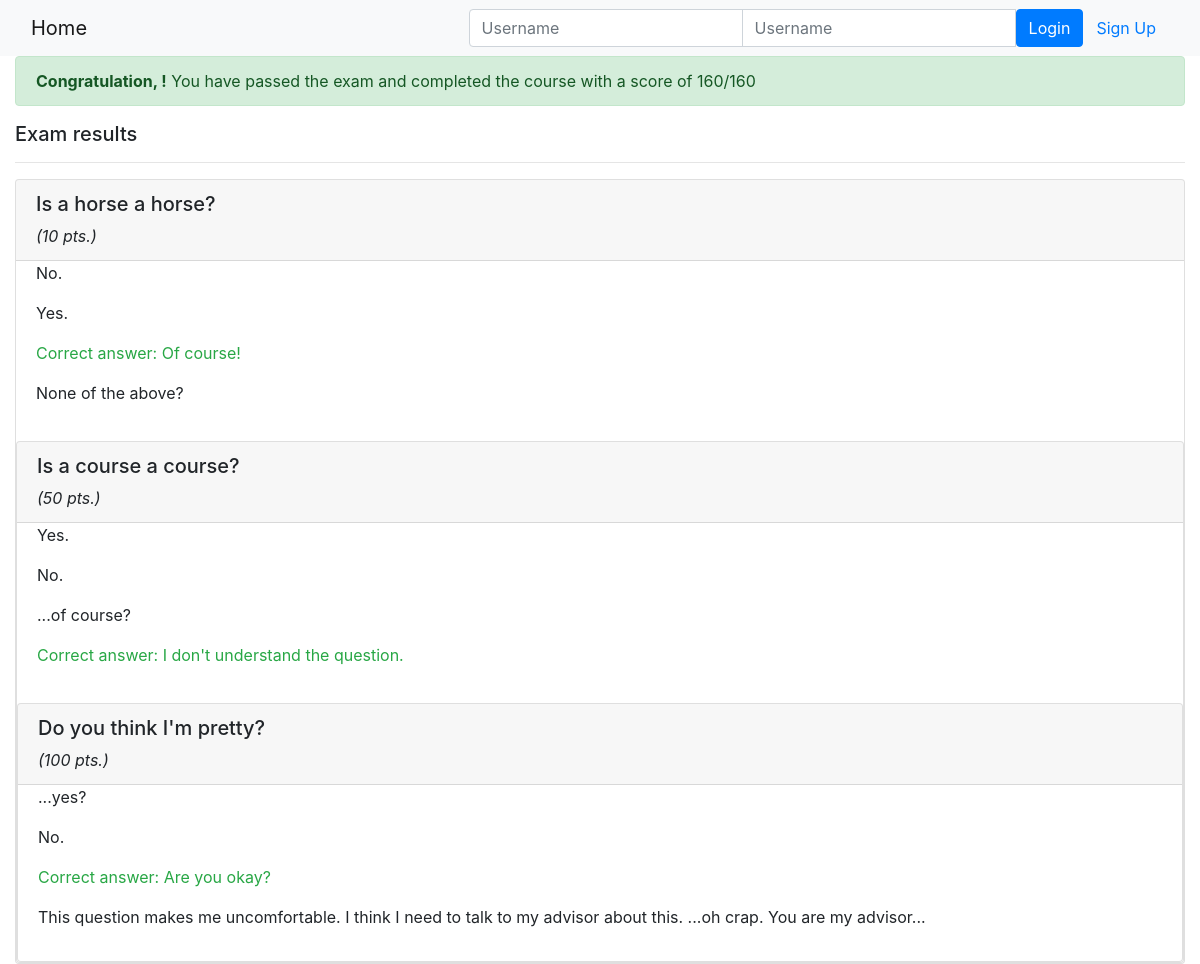
/onlinecourse/1/submission/1/result/, run on the app's committed database.
### onlinecourse/models.py (models this page shows, shortened)
class Question(models.Model):
    lesson_id = models.ForeignKey(Course, on_delete=models.CASCADE)
    question_text = models.TextField()
    grade = models.IntegerField()

class Choice(models.Model):
    question_id = models.ForeignKey(Question, on_delete=models.CASCADE)
    choice_text = models.TextField()
    is_correct = models.BooleanField()

### onlinecourse/views.py (the view)
# urls.py: path('<int:course_id>/submission/<int:submission_id>/result/', views.show_exam_result, name="show_exam_results")
def show_exam_result(request, course_id, submission_id):
    course = get_object_or_404(Course, pk=course_id)
    submission = get_object_or_404(Submission, pk=submission_id)
    choices = submission.chocies.all()
    grade1 = 0
    grade2 = 0
    for choice in choices:
        question = choice.question_id
        grade2 += question.grade
        if choice.is_correct:
            grade1 += question.grade
    score = grade1 / grade2
    context = {}
    context['course'] = course
    context['choices'] = choices
    context['grade1'] = grade1
    context['grade2'] = grade2
    context['score'] = score
    return render(request, 'onlinecourse/exam_result_bootstrap.html', context)

### onlinecourse/templates/onlinecourse/exam_result_bootstrap.html (shortened to what this page needs)
<!DOCTYPE html>
<html lang="en">
<head>
    {% load static %}
    <link rel="stylesheet" href="https://maxcdn.bootstrapcdn.com/bootstrap/4.5.2/css/bootstrap.min.css">
</head>
<body>
 <nav class="navbar navbar-light bg-light">
    <div class="container-fluid">
        <div class="navbar-header">
              <a class="navbar-brand" href="{% url 'onlinecourse:index' %}">Home</a>
        </div>
        <ul class="nav navbar-nav navbar-right">
            {% if user.is_authenticated %}
            <li>
                <a class="btn btn-link" href="#">{{ user.first_name }}({{ user.username }})</a>
                <a class="btn btn-link" href="{% url 'onlinecourse:logout' %}">Logout</a>
            </li>
            {% else %}
            <li>
                <form class="form-inline" action="{% url 'onlinecourse:login' %}" method="post">
                    <div class="input-group">
                        <input type="text" class="form-control" placeholder="Username" name="username" >
                        <input type="password" class="form-control" placeholder="Username" name="psw" >
                        <button class="btn btn-primary" type="submit">Login</button>
                        <a class="btn btn-link" href="{% url 'onlinecourse:registration' %}">Sign Up</a>
                    </div>
                </form>
            </li>
            {% endif %}
        </ul>
    </div>
</nav>
<div class="container-fluid">
    {% if score > 0.8 %}
    <div class="alert alert-success">
       <b>Congratulation, {{user.first_name}}!</b> You have passed the exam and completed the course with a score of {{grade1}}/{{grade2}}
    </div>
    {% else %}
    <div class="alert alert-danger">
        Sorry, {{user.first_name}}! <b>You have FAILED</b> the exam with a score of {{grade1}}/{{grade2}}
    </div>
    <a class="btn btn-link text-danger" href="{% url 'onlinecourse:course_details' course.id %}">Re-test</a>
    {% endif %}
    <div class="card-columns-vertical mt-1">
        <h5 class="">Exam results</h5>
        <hr>
        {% for question in course.question_set.all %}
        <div class="card mt-1">
            <div class="card-header"><h5>{{ question.question_text }}</h5><i>({{question.grade}} pts.)</i></div>
            <div class="form-group">
                <div class="form-check">
                    <label class="form-check-label">
                        {% for choice in question.choice_set.all %}
                            {% if choice in choices and choice.is_correct %}
                                <p class="text-success">Correct answer:
                            {% elif choice.is_correct  %}
                                <p class="text-warning"><b>Not selected:</b>
                            {% elif choice in choices %}
                                <p class="text-danger"><b>Wrong answer:</b>
                            {% endif %} {{ choice.choice_text }}</p>
                        {% endfor %}
                    </label>
                </div>
            </div>
        {% endfor %}
        </div>
    </div>
</div>
</body>
</html>

### data on the page
Question: question_text "Is a horse a horse?", grade "10"
Choice: choice_text "No."
Choice: choice_text "Yes."
Choice: shows "Correct answer:", choice_text "Of course!"
Choice: choice_text "None of the above?"
Question: question_text "Is a course a course?", grade "50"
Choice: choice_text "Yes."
Choice: choice_text "No."
Choice: choice_text "...of course?"
Choice: shows "Correct answer:", choice_text "I don't understand the question."
Question: question_text "Do you think I'm pretty?", grade "100"
Choice: choice_text "...yes?"
Choice: choice_text "No."
Choice: shows "Correct answer:", choice_text "Are you okay?"
Choice: choice_text "This question makes me uncomfortable. I think I need to talk to my advisor about this. ...oh crap. You are my advisor..."

### other printed values
{{ grade1 }} "160"
{{ grade2 }} "160"
